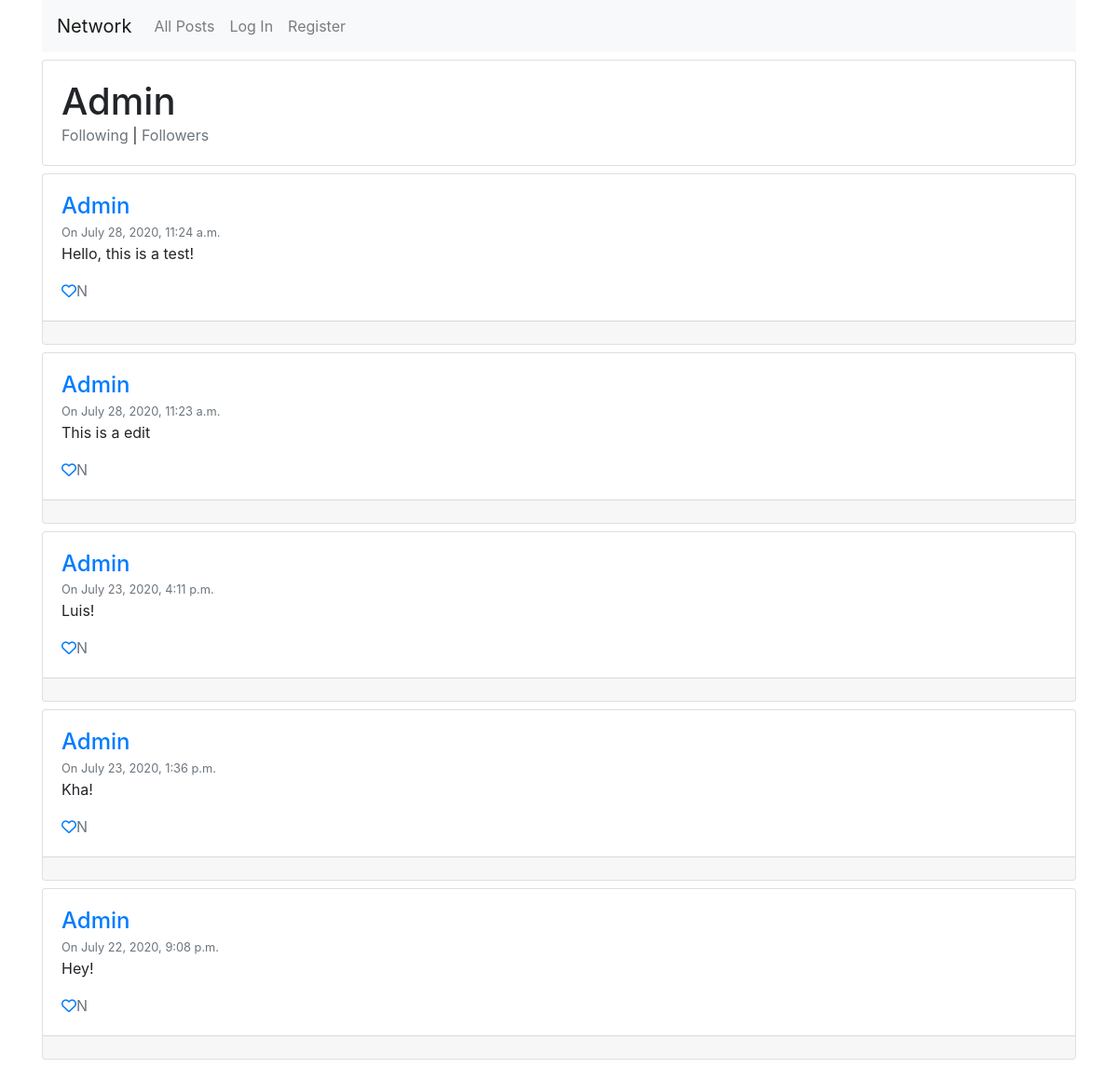
The app's page /user/admin, older data.
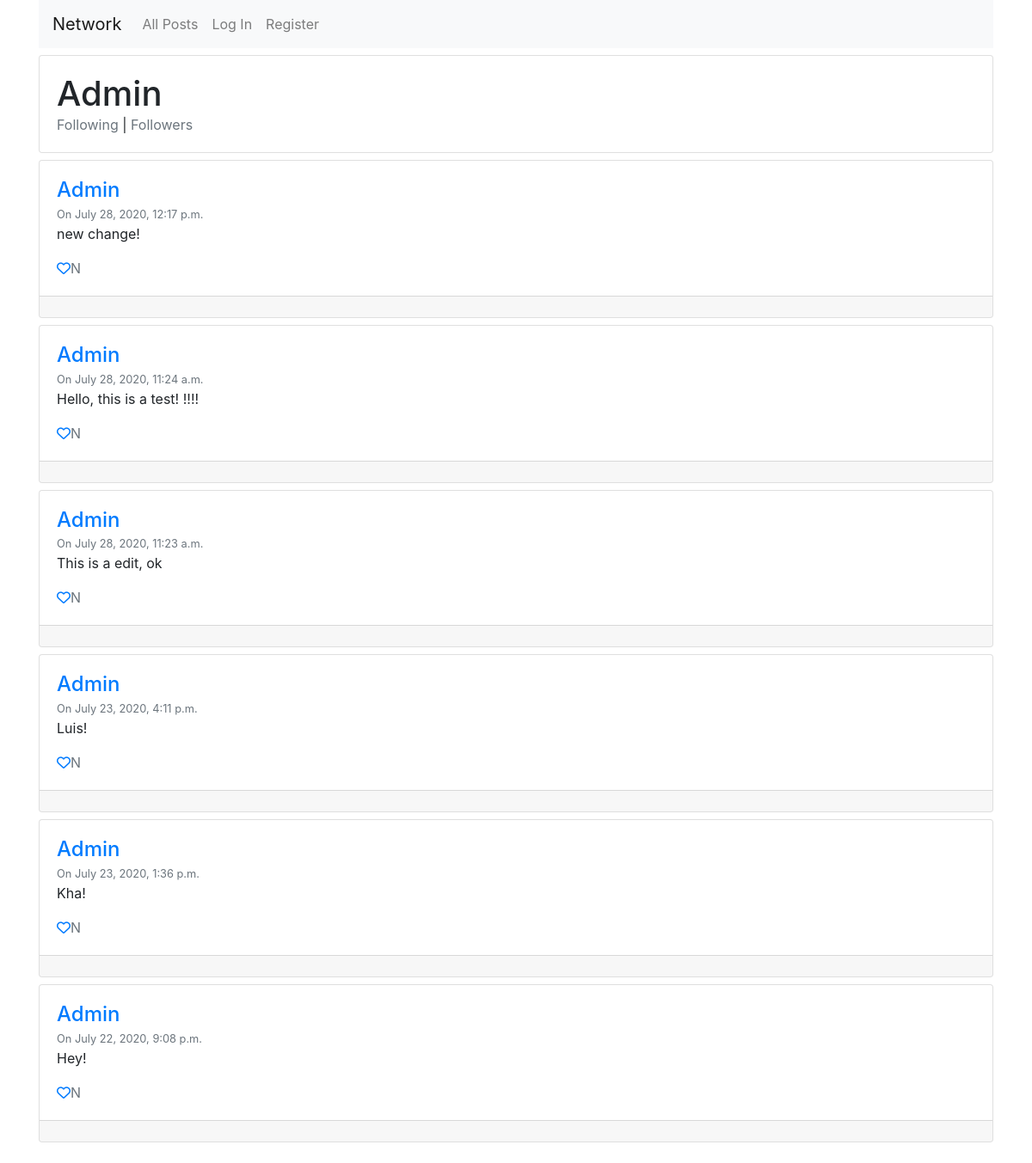
The same page, newer data.
### network/models.py (models this page shows, shortened)
class Npost(models.Model):
    author = models.ForeignKey(User, on_delete=models.CASCADE, related_name='author')
    post = models.CharField(max_length=280)
    timest = models.DateTimeField(auto_now_add=True)

class User(AbstractUser):
    pass

### network/views.py (the view)
# urls.py: path("user/<str:user>", views.user_profile, name="user"),
def user_profile(request, user):
    author = User.objects.get(username=user)
    post_list_byuser = Npost.objects.filter(author=author).order_by('-id')
    paginator = Paginator(post_list_byuser, 10)
    page_number = request.GET.get('page')
    page_obj = paginator.get_page(page_number)
    user = request.user
    return render(request, 'network/profile.html', {'page_obj': page_obj, 'profile': author, 'user':user})

### network/templates/network/profile.html (shortened to what this page needs)
{% extends 'network/layout.html' %}
{% block body %}
<div class="card mt-2 mb-2">
  <div class="card-body">
    <h1 class="pb-0 mb-0 text-capitalize">{{profile}}</h4>
      <span class="text-muted">Following </span> <strong class="following"></strong> | <span class="text-muted">Followers</span> <strong class="followers"></strong>
      <br>
  </div>
</div>
{% for post in page_obj %}
<div class="card mt-2 mb-2 post" data-postid='{{post.id}}' data-postauthor='{{post.author}}' data-user='{{user}}' >
  <div class="card-body">
    <h4 class="pb-0 mb-0 text-capitalize"><a href="{% url 'user' post.author %}">{{post.author}}</a></h4>
    <small class="card-subtitle mb-2 text-muted ">On {{post.timest}}</small>
    <p class="card-text">{{post.post}}</p>
    {% if user.is_authenticated %}
    <a href="" class="likebutton" data-postid ='{{post.id}}' data-liker='{{user}}' ><i class="far fa-heart"></i></a><span class="likesCount text-muted">N</span>
    {% else %}
    <a href="{% url 'login' %}" class="likebutton" data-postid ='{{post.id}}'  ><i class="far fa-heart"></i></a><span class="likesCount text-muted">N</span>
    {% endif %}
  </div>
  <div class="card-footer text-muted text-right edit">
  </div>
</div>
{% endfor %}
<div class="pagination">
</div>
{% endblock %}

Row changes from the older to the newer data that the page shows:
added Npost: author "Admin", timest "July 28, 2020, 12:17 p.m.", post "new change!"
changed Npost: post "Hello, this is a test!" → "Hello, this is a test! !!!!"
changed Npost: post "This is a edit" → "This is a edit, ok"
